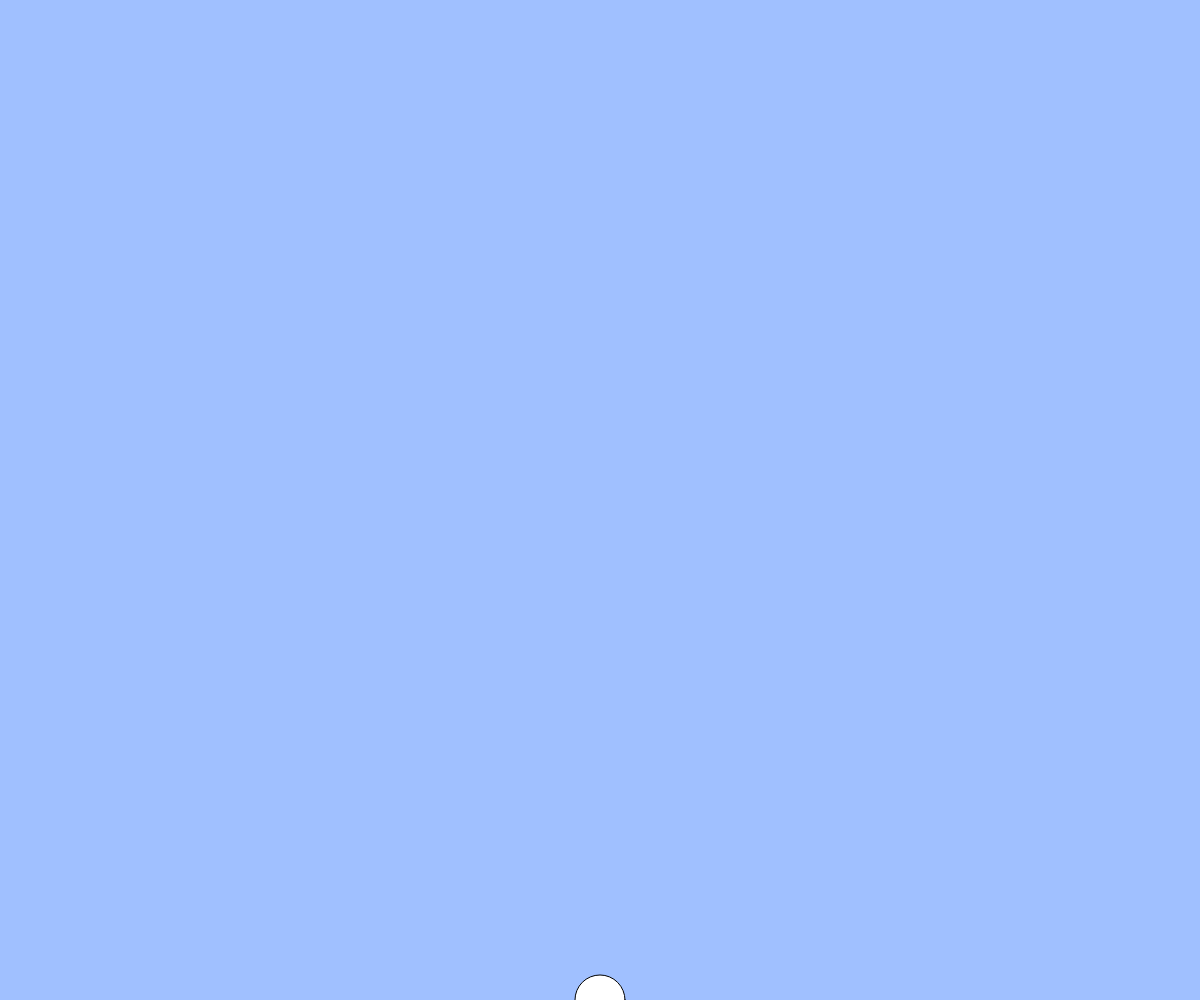
Frame 1 (no input)
Frame 60 (no input): identical to frame 1, image omitted
Frame 120 (the mouse pressed at the canvas centre since frame 60): identical to frame 1, image omitted

The p5.js sketch that drew this single still picture (run headless with seeded random() and noise() and a simulated clock; from frame 60 on, the mouse is pressed at the canvas centre):

// p5.js sketch
// ── sketch.js
// テキスト「キーボード操作に反応する」
let x, y;

function setup(){
  createCanvas(windowWidth, windowHeight);
  x = width / 2;
  y = height;
}

function draw(){
  background(160, 192, 255);
  ellipse(x, y, 50);
  if(keyIsDown(LEFT_ARROW)){ x -= 5; }
  if(keyIsDown(RIGHT_ARROW)){ x += 5; }
  if(keyIsDown(UP_ARROW)){ y -= 5; }
  if(keyIsDown(DOWN_ARROW)){ y += 5; }

  if(keyIsDown(LEFT_ARROW)&&keyIsDown("A".charCodeAt(0))){ x-= 10; }
  if(keyIsDown(RIGHT_ARROW)&&keyIsDown("A".charCodeAt(0))){ x+= 10; }
}

// イベントハンドラを使用するパターン
// function keyPressed(){
//   if(keyCode == LEFT_ARROW){ x -= 5; }
//   else if(keyCode == RIGHT_ARROW){ x+= 5; }
//   else if(keyCode == DOWN_ARROW){ y += 5; }
//   else if(keyCode == UP_ARROW){ y -= 5; }
//   else if(key == "A"){ x += 10; }
// }

function windowResized(){
  resizeCanvas(windowWidth, windowHeight);
}
